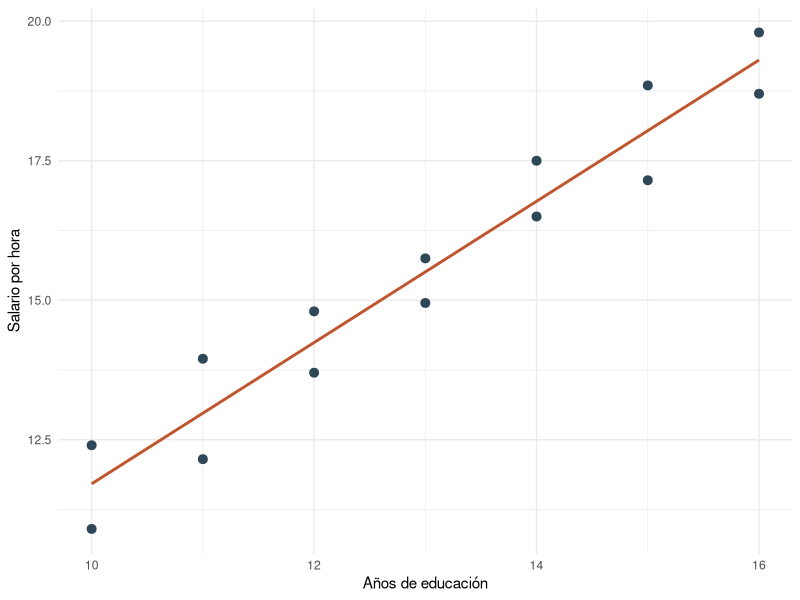
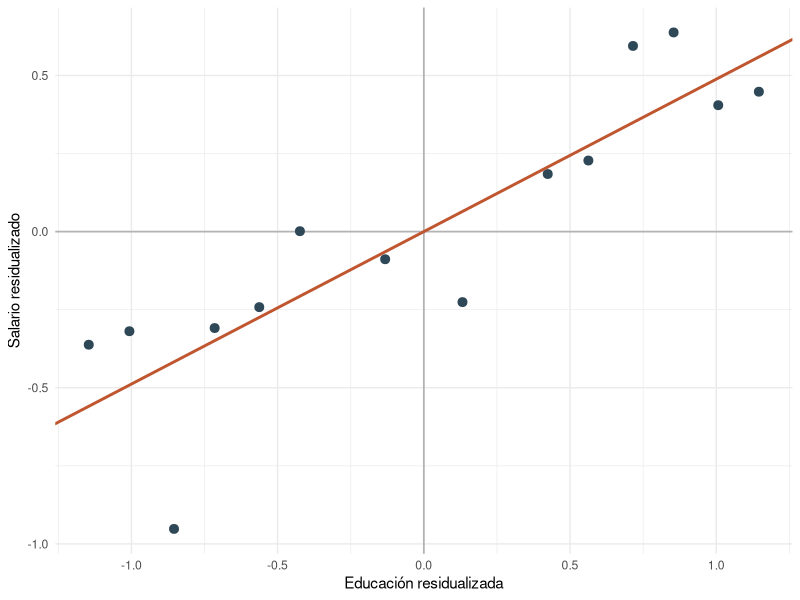

These figures' R source, in order:
## ---- chunk 1
knitr::opts_chunk$set(
  comment = "#>",
  fig.align = "center",
  fig.width = 7,
  fig.height = 4.5,
  out.width = "80%",
  warning = FALSE,
  message = FALSE
)

library(ggplot2)
library(knitr)
## ---- chunk 2
datos_fwl <- data.frame(
  educacion = c(10, 10, 11, 11, 12, 12, 13, 13, 14, 14, 15, 15, 16, 16),
  experiencia = c(2, 4, 3, 6, 5, 7, 6, 9, 8, 10, 9, 12, 11, 13),
  ajuste = c(-0.4, 0.3, -0.2, 0.4, -0.1, 0.2, 0.1, -0.3, 0.2, 0.4, -0.2, 0.3, -0.1, 0.2)
)

datos_fwl$salario_hora <- 4 +
  0.65 * datos_fwl$educacion +
  0.40 * datos_fwl$experiencia +
  datos_fwl$ajuste

kable(datos_fwl, digits = 2, caption = "Datos de práctica para el teorema de Frisch-Waugh-Lovell")
## ---- chunk 3
ggplot(datos_fwl, aes(x = educacion, y = salario_hora)) +
  geom_point(color = "#2f4858", size = 2.7) +
  geom_smooth(method = "lm", se = FALSE, color = "#C0562F", linewidth = 1) +
  labs(x = "Años de educación", y = "Salario por hora") +
  theme_minimal()
## ---- chunk 4
modelo_simple_fwl <- lm(salario_hora ~ educacion, data = datos_fwl)
modelo_completo_fwl <- lm(salario_hora ~ educacion + experiencia, data = datos_fwl)

modelo_y_fwl <- lm(salario_hora ~ experiencia, data = datos_fwl)
modelo_x_fwl <- lm(educacion ~ experiencia, data = datos_fwl)

datos_fwl$resid_y <- resid(modelo_y_fwl)
datos_fwl$resid_x <- resid(modelo_x_fwl)

modelo_residuos_fwl <- lm(resid_y ~ resid_x, data = datos_fwl)

tabla_completo_fwl <- coef(summary(modelo_completo_fwl))
tabla_residuos_fwl <- coef(summary(modelo_residuos_fwl))

beta_simple_fwl <- unname(coef(modelo_simple_fwl)[["educacion"]])
beta_completo_fwl <- unname(coef(modelo_completo_fwl)[["educacion"]])
beta_residuos_fwl <- unname(coef(modelo_residuos_fwl)[["resid_x"]])
se_completo_fwl <- tabla_completo_fwl["educacion", "Std. Error"]
se_residuos_fwl <- tabla_residuos_fwl["resid_x", "Std. Error"]
r2_completo_fwl <- summary(modelo_completo_fwl)$r.squared

kable(
  data.frame(
    estimacion = c("Regresión simple", "Regresión completa", "FWL con residuos"),
    coeficiente_educacion = c(beta_simple_fwl, beta_completo_fwl, beta_residuos_fwl)
  ),
  digits = 4,
  caption = "Coeficiente de educación con y sin controles"
)
## ---- chunk 5
ggplot(datos_fwl, aes(x = resid_x, y = resid_y)) +
  geom_hline(yintercept = 0, color = "grey70", linewidth = 0.6) +
  geom_vline(xintercept = 0, color = "grey70", linewidth = 0.6) +
  geom_point(color = "#2f4858", size = 2.7) +
  geom_abline(
    intercept = coef(modelo_residuos_fwl)[["(Intercept)"]],
    slope = coef(modelo_residuos_fwl)[["resid_x"]],
    color = "#C0562F",
    linewidth = 1
  ) +
  labs(x = "Educación residualizada", y = "Salario residualizado") +
  theme_minimal()
